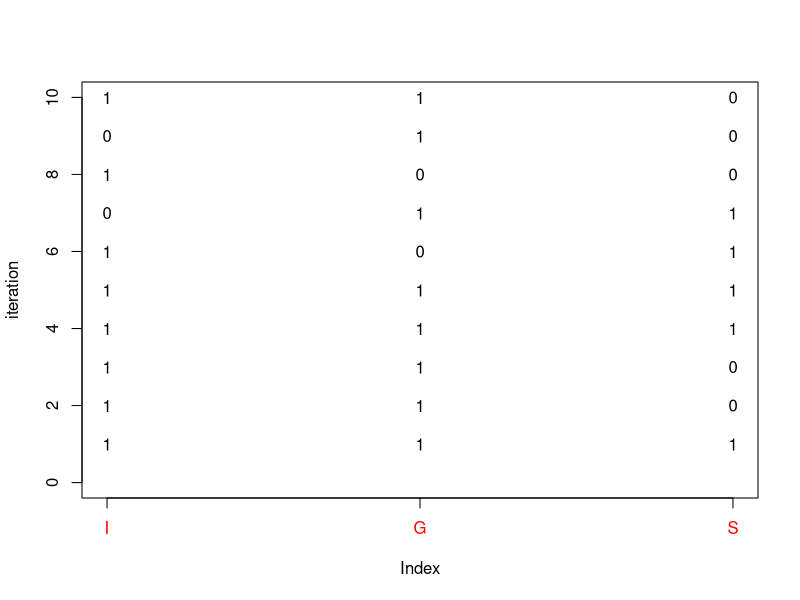
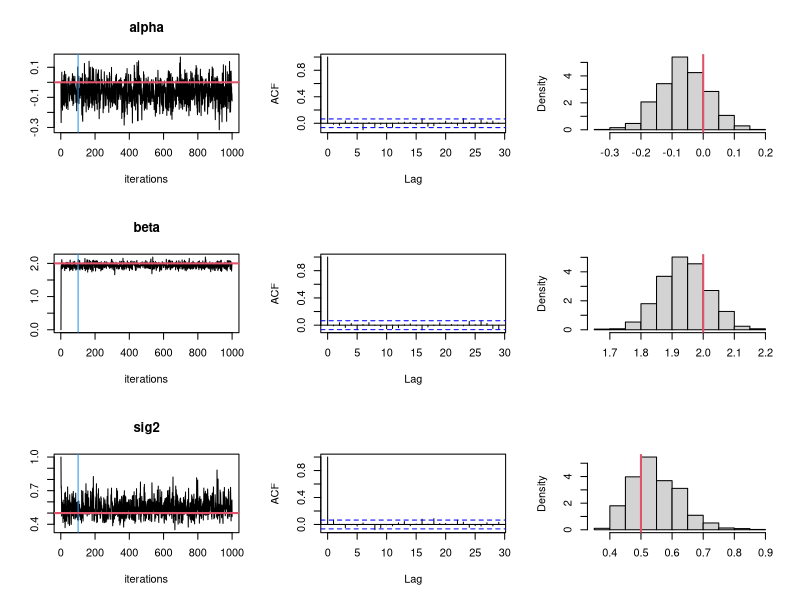

Recreate these plots in R, in order. (Note: this script raises an error after producing the figures.)
#' ---
#' title: "Biostatistical Computing, PHC 6068"
#' subtitle: "Gibbs sampling"
#' author: Zhiguang Huo (Caleb)
#' date: "Wednesday November 15, 2017"
#' output:
#'   slidy_presentation: default
#'   ioslides_presentation: default
#'   beamer_presentation: null
#' ---
#' 
#' 
#' Markov Chain Monte Carlo (MCMC)
#' ===
#' 
#' - Metropolis-Hastings algorithm
#'     - Burn-in period
#'     - Monitor convergence
#' 
#' - Question: Since we know samples are correlated from Metropolis-Hastings algorithm, can we still estimate an estimator $\theta$ by sample average?
#'     - Yes, if the underlying density function is also about $\theta$.
#'     - Weak law of large number (WLLN) is still valid if samples are correlated, the only requirement is the samples are identical distributed.
#' 
#' - Another popular algorithm: Gibbs sampling.
#' 
#' 
#' Gibbs Sampling algorithm (Wikipedia)
#' ===
#' - Gibbs sampling is named after the physicist Josiah Willard Gibbs, in reference to an analogy between the sampling algorithm and statistical physics. 
#' - The algorithm was described by brothers Stuart and Donald Geman in 1984, some eight decades after the death of Gibbs.
#' - Josiah Willard Gibbs (February 11, 1839 - April 28, 1903) was an American scientist who made important theoretical contributions to physics, chemistry, and mathematics.
#' 
#' 
#' Gibbs Sampling motivating example
#' ===
#' 
#' ![](../figure/graph/Slide1.png)
#' 
#' - Prior
#'     - $P(I) = 0.5$, $P(-I) = 0.5$
#' - Likelihood (Generative process) for $G$:
#'     - $P(G|I) = 0.8$, $P(-G|I) = 0.2$
#'     - $P(G|-I) = 0.5$, $P(-G|-I) = 0.5$
#' - Likelihood (Generative process) for $S$:
#'     - $P(S|I) = 0.7$, $P(-S|I) = 0.3$
#'     - $P(S|-I) = 0.5$, $P(-S|-I) = 0.5$
#' 
#' Posterior distribution (via Bayes rule)
#' ===
#' 
#' \begin{align*} 
#' P(I | G, S) &= \frac{P(I ,G, S)}{P(G, S)} \\
#' &= \frac{P(G, S|I)P(I)}{P(G, S|I)P(I) + P(G, S|-I)P(-I)} \\
#' &= \frac{P(G|I)P(S|I)P(I)}{P(G|I)P(S|I)P(I) + P(G|-I)P(S|-I)P(-I)} \\
#' &=  \frac{0.8\times 0.7 \times 0.5}{0.8\times 0.7 \times 0.5 + 0.5\times 0.5 \times 0.5}  \\ 
#' &= 0.69
#' \end{align*}
#' 
#' 
#' Similarly
#' 
#' - $P(I | G, -S) = 0.49$
#' - $P(I | -G, S) = 0.36$
#' - $P(I | -G, -S) = 0.19$
#' 
#' Gibbs Sampling algorithm
#' ===
#' 
#' - Suppose the graphical model contains variable $\theta_1, \ldots, \theta_p$.
#' - Initialize starting values for $\theta_1, \ldots, \theta_p$.
#' - Do until convergence:
#'     - Pick an ordering of the $p$ variables (can be fixed or random).
#'     - For each variable $\theta_i$ in order:
#'         - Sample $\theta$ from $P(\theta_i| \theta_1, \ldots,\theta_{i-1}, \theta_{i+1},\ldots \theta_p,X)$, the conditional distribution of $\theta_i$ given the current values of all other variables.
#'         - Update $\theta_i \leftarrow \theta$
#' 
#' 
#' 
#' Gibbs Sampling motivating example
#' ===
#' 
#' 1. Initialize I,G,S.
#' 2. Pick an updating order. (e.g. I,G,S)
#' 3. Update each individual variable given all other variables.
#' 
#' | Iteration  | I    | G     | S  |
#' |-----------:|:-----|:-----:|:--:|
#' |init	       | $1$    | $1$     | $1$  |
#' |1    	     |      |       |    |
#' |2    	     |      |       |    |
#' |3           |      |       |    |
#' |...         | ...     |   ...    |  ...  |
#' |K           |      |       |    |
#' 
#' 
#' Implementation in R
#' ===
#' 
## ------------------------------------------------------------------------
I <- 1; G <- 1; S <- 1
pG <- c(0.5, 0.8)
pS <- c(0.5, 0.5)
pI <- c(0.19, 0.36, 0.49,0.69)

i <- 1
plot(1:3,ylim=c(0,10),type="n", xaxt="n", ylab="iteration")
axis(1, at=1:3,labels=c("I", "G", "S"), col.axis="red")
text(x = 1:3, y= i, label = c(I, G, S))

set.seed(32611)
while(i<10){
  I <- rbinom(1,1,pI[2*G+S+1])
  G <- rbinom(1,1,pG[I+1])
  S <- rbinom(1,1,pS[I+1])
  i <- i + 1  
  text(x = 1:3, y= i, label = c(I, G, S))
}


#' 
#' 
#' Frequentist and Bayesian philosophy
#' ===
#' 
#' - Frequentist:
#'     - parameters $\theta$ are fixed
#'     - data $X$ are random variables
#'     - Goal: create procedures with frequency guarantees
#' 
#' - Bayesian:
#'     - parameters $\theta$ are random variables
#'     - data $X$ are random variables
#'     - analyze beliefs
#' 
#' 
#' An example of linear regression
#' ===
#' 
#' - Underlying truth: $n=100$, $\alpha=0$, $\beta=2$, $\sigma^2=0.5$.
#' - Simulate iid samples: $x_i \sim N(0,1)$, $y_i \sim N(\alpha + \beta x_i,\sigma^2)$. ($i = 1, \ldots, 100$)
#' - Purpose: want to infer $\alpha$, $\beta$, $\sigma^2$.
#' - Set up priors: $\alpha \sim N(\alpha_0, \tau_a^2)$, $\beta \sim N(\beta_0, \tau_b^2)$, $\sigma^2 \sim IG(\nu, \mu)$.
#' $\alpha_0 = 0$, $\beta_0 = 0$, $\tau_a^2 = 10$, $\tau_b^2 = 10$, $\nu=3$, $\mu=3$.
#' - Posterior can be derived using Bayes rule: 
#' 
#'     - $var_\alpha \doteq 1/(1/\tau_a^2 + n/\sigma^2)$, $var_\beta \doteq 1/(1/\tau_b^2 + \sum_{i=1}^n x_i^2/\sigma^2)$
#' 
#'     - $\alpha | x_1^n, y_1^n, \beta, \sigma^2 \sim N(var_\alpha(\sum_{i=1}^n (y_i - \beta x_i)/\sigma^2 + \alpha_0 / \tau_a^2), var_\alpha)$
#' 
#'     - $\beta | x_1^n, y_1^n, \alpha, \sigma^2 \sim N(var_\beta(\sum_{i=1}^n \big( (y_i - \alpha) x_i \big) /\sigma^2 + \beta_0 / \tau_b^2), var_\beta)$
#' 
#'     - $\sigma^2 | x_1^n, y_1^n, \alpha, \beta \sim IG(\nu + n/2, \mu + \sum_{i=1}^n (y_i - \alpha - \beta x_i)^2/2)$
#' 
#' 
#' 
#' Demonstrate the R code
#' ===
#' 
#' - MCMC simulation 1,000 times.
#' - Visualization of MCMC chain
#' - Remove burning 100.
#' - Distribution of parameter.
#' - Auto correlation. (ACF)
#' - Effective samples.
#' - Posterior mean.
#' - chain mixing.
#' 
#' 
#' Demonstrate the R code
#' ===
#' 
## ------------------------------------------------------------------------
set.seed(32611)
n = 100; alpha = 0; beta=2; sig2=0.5;true=c(alpha,beta,sig2)
x=rnorm(n)
y=rnorm(n,alpha+beta*x,sqrt(sig2))
# Prior hyperparameters
alpha0=0;tau2a=10;beta0=0;tau2b=10;nu0=3;s02=1;nu0s02 = nu0*s02
# Setting up starting values
alpha=0;beta=0;sig2=1
# Gibbs sampler
M = 1000
draws = matrix(0,M,3)
draws[1,] <- c(alpha,beta,sig2)
for(i in 2:M){
  var_alpha = 1/(1/tau2a + n/sig2)
  mean = var_alpha*(sum(y-beta*x)/sig2 + alpha0/tau2a)
  alpha = rnorm(1,mean,sqrt(var_alpha))
  var_beta = 1/(1/tau2b + sum(x^2)/sig2)
  mean = var_beta*(sum((y-alpha)*x)/sig2+beta0/tau2b)
  beta = rnorm(1,mean,sqrt(var_beta))
  sig2 = 1/rgamma(1,(nu0+n/2),(nu0s02+sum((y-alpha-beta*x)^2)/2))
  draws[i,] = c(alpha,beta,sig2)
}

#' 
#' 
#' Check Gibbs sampling result
#' ===
#' 
## ------------------------------------------------------------------------
# Markov chain + marginal posterior
names = c('alpha','beta','sig2')
colnames(draws) <- names
ind = 101:M
par(mfrow=c(3,3))
for(i in 1:3){
  ts.plot(draws[,i],xlab='iterations',ylab="",main=names[i])
  abline(v=ind[1],col=4)
  abline(h=true[i],col=2,lwd=2)
  acf(draws[ind,i],main="")
  hist(draws[ind,i],prob=T,main="",xlab="")
  abline(v=true[i],col=2,lwd=2)
}

#' 
#' Posterior mean
#' ===
## ------------------------------------------------------------------------
colMeans(draws[101:M,])

#' 
#' MCMC simulation, number of iterations (e.g. 1,000)
#' ===
#' - Large number of iterations will tend to recover the underlying distribution in higher resolution.
#' - Large number of iterations will also add computational burden.
#' 
#' Burnin period 1
#' ===
#' - If the initial value is within the range of **stationary distribution**, we won't need burnin.
#' - If the initial value is out the range of stationary distribution, we need need to discard them.
#' 
#' ![](../figure/burnin2.png)
#' 
#' 
#' A burnin example from my own research
#' ===
#' ![](../figure/burnin.png)
#' 
#' 
#' Auto correlation
#' ===
#' - MCMC chains always show autocorrelation (AC).
#' - AC means that adjacent samples in time are highly correlated.
#' 
#' $$R_x(k) = \frac
#' {\sum_{t=1}^{n-k} (x_t - \bar{x})(x_{t+k} - \bar{x})}
#' {\sum_{t=1}^{n-k} (x_t - \bar{x})^2}
#' $$
#' 
#' ![](../figure/ACF.png)
#' 
#' - The first-order AC $R_x(1)$ can be used to estimate the Sample Size Inflation Factor (SSIF):
#' $$
#' s_x = \frac{1 + R_x(1)}{1 - R_x(1)}
#' $$
#' - If we took n samples with SSIF, then the effective sample size is $n/s_x$
#' 
#' How to deal with autocorrelation?
#' ===
#' 
#' High autocorrelation leads to smaller effective sample size.
#' 
#' - Design smarter algorithm to make auto-correlation smaller.
#' - Thining: Only take samples every 10 iterations.
#' - Just keep everything and make the Markov chain longer.
#' 
#' Chain mixing
#' ===
#' 
#' - Monitor convergence by plotting samples (of r.v.s) from multiple chains.
#'     - If the chains are well mixed (left), they are probably converged.
#'     - If the chains are poorly-mixed (right), we should continue burn-in.
#' 
#' ![](../figure/chainMixing.png)
#' 
#' Converge
#' ===
#' 
#' - How to monitor the convergence of the Markov chain.
#'     - Monitor the pattern of samples.
#'     - Monitor likelihood.
#'     
#' ![](../figure/converge.png)
#' 
#' 
#' Why Gibbs is MH with $A(x'|x) = 1$?
#' ===
#' 
#' - The Gibbs sampling proposal distribution is:
#' $$q(x'_i, \textbf{x}_{-i} | x_i, \textbf{x}_{-i} ) = p(x'_i | \textbf{x}_{-i})$$
#' - Applying MH to this proposed distribution:
#' 
#' \begin{align*} 
#' A(x'_i, \textbf{x}_{-i} | x_i, \textbf{x}_{-i} ) &= \min 
#' \bigg( 1, 
#' \frac{p(x'_i,\textbf{x}_{-i}) q(x_i, \textbf{x}_{-i} | x'_i, \textbf{x}_{-i} ) }
#' {p(x_i,\textbf{x}_{-i}) q(x'_i, \textbf{x}_{-i} | x_i, \textbf{x}_{-i} )}  
#' \bigg) \\
#' &= \min 
#' \bigg( 1, 
#' \frac{p(x'_i,\textbf{x}_{-i}) p(x_i| \textbf{x}_{-i} ) }
#' {p(x_i,\textbf{x}_{-i}) p(x'_i,  |\textbf{x}_{-i} )}  
#' \bigg) \\
#' &= \min 
#' \bigg( 1, 
#' \frac{p(x'_i| \textbf{x}_{-i} ) p(\textbf{x}_{-i}) p(x_i| \textbf{x}_{-i} ) }
#' {p(x_i| \textbf{x}_{-i} ) p( \textbf{x}_{-i}) p(x'_i  |\textbf{x}_{-i} )}  
#' \bigg) \\
#' &= \min (1,1)\\
#' &= 1
#' \end{align*}
#' 
#' - Gibbs sampling is a MH with acceptance rate 100\%.
#' 
#' 
#' References
#' ===
#' 
#' - BDA3
#' 
## ------------------------------------------------------------------------
knitr::purl("Gibbs.rmd", output = "Gibbs.R ", documentation = 2)

